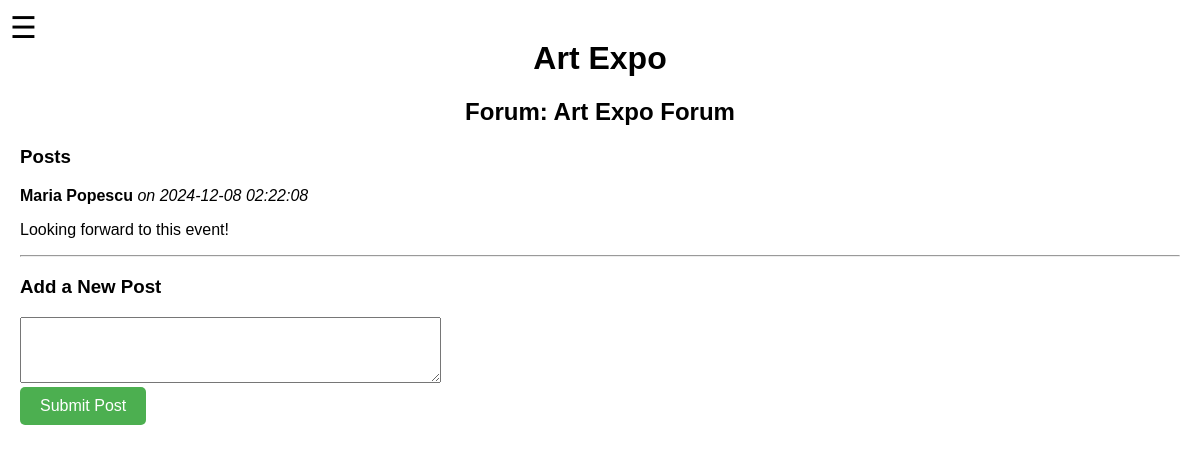
Screenshot of /home/forum/2 (signed in) with the database file from the repository.
### tables this page shows
CREATE TABLE Event (
    id_event INTEGER PRIMARY KEY,
    name TEXT NOT NULL CHECK(length(name) > 0),
    description TEXT,
    event_date TEXT, -- 'YYYY-MM-DD'
    location TEXT NOT NULL UNIQUE, -- "latitude, longitude"
    hours_of_work INTEGER DEFAULT 0 CHECK(hours_of_work >= 0),
    status TEXT CHECK(status IN ('active','inactive')),
    openslots INTEGER DEFAULT 0 CHECK(openslots >= 0),
    organizer TEXT,
    points_to_earn INTEGER DEFAULT 0 CHECK(points_to_earn >= 0)
);

CREATE TABLE Forum (
    id_forum INTEGER PRIMARY KEY,
    id_event INTEGER NOT NULL,
    name TEXT NOT NULL CHECK(length(name) > 0),
    FOREIGN KEY (id_event) REFERENCES Event(id_event) ON DELETE CASCADE
);

CREATE TABLE Post (
    id_post INTEGER PRIMARY KEY,
    id_forum INTEGER NOT NULL,
    id_user INTEGER NOT NULL,
    text TEXT NOT NULL CHECK(length(text) > 0),
    date_of_post TEXT DEFAULT (datetime('now')),
    FOREIGN KEY (id_forum) REFERENCES Forum(id_forum) ON DELETE CASCADE,
    FOREIGN KEY (id_user) REFERENCES User(id_user) ON DELETE CASCADE
);

CREATE TABLE User (
    id_user INTEGER PRIMARY KEY,
    first_name TEXT NOT NULL CHECK(length(first_name) > 0),
    last_name TEXT NOT NULL CHECK(length(last_name) > 0),
    date_of_birth TEXT, -- YYYY-MM-DD format recommended at application layer
    gender TEXT CHECK(gender IN ('M','F','O')),
    email TEXT NOT NULL UNIQUE CHECK(
        email LIKE '%_@__%.__%'   -- simple email pattern check
    ),
    university TEXT,
    university_programme TEXT CHECK(university_programme IN ('Bachelor', 'Master', 'PhD')),
    university_specialization TEXT,
    employed_status TEXT CHECK(employed_status IN ('Employed', 'Unemployed')),
    is_student INTEGER DEFAULT 0 CHECK(is_student IN (0,1)), -- 1 for Yes, 0 for No
    bio TEXT,
    hobbies TEXT,
    points INTEGER DEFAULT 0
);

### routes/forum.py (the view, shortened to what this page needs)
@forum_bp.route('/<int:forum_id>', methods=['GET', 'POST'])
def forum_page(forum_id):
    user_id = session.get('user_id')
    if not user_id:
        flash('Please log in to view forums.', 'error')
        return redirect(url_for('login.login'))
    forum = get_forum_details(forum_id)
    if not forum:
        flash('Forum not found.', 'error')
        return redirect(url_for('home.home'))
    event = get_event_details(forum['id_event'])
    if not event:
        flash('Associated event not found.', 'error')
        return redirect(url_for('home.home'))
    posts = get_posts_by_forum(forum_id)
    return render_template(
        'forum.html',
        event_title=event['name'],
        forum_title=forum['name'],
        posts=posts,
        forum_id=forum_id  # Ensure forum_id is passed to the template
    )

### models.py (called while the page is built)
def get_posts_by_forum(forum_id):
    with sqlite3.connect(DB_NAME, timeout=30) as conn:
        cursor = conn.cursor()
        query = """
            SELECT p.id_post, p.id_user, u.first_name, u.last_name, p.text, p.date_of_post
            FROM Post p
            JOIN User u ON p.id_user = u.id_user
            WHERE p.id_forum = ?
            ORDER BY p.date_of_post ASC
        """
        cursor.execute(query, (forum_id,))
        posts = cursor.fetchall()
    return [
        {
            'id_post': row[0],
            'id_user': row[1],
            'first_name': row[2],
            'last_name': row[3],
            'text': row[4],
            'date_of_post': row[5]
        }
        for row in posts
    ]

def get_forum_details(forum_id):
    with sqlite3.connect(DB_NAME, timeout=30) as conn:
        cursor = conn.cursor()
        query = """
            SELECT id_forum, name, id_event
            FROM Forum
            WHERE id_forum = ?
        """
        cursor.execute(query, (forum_id,))
        row = cursor.fetchone()
    if not row:
        return None
    return {
        'id_forum': row[0],
        'name': row[1],
        'id_event': row[2]
    }

def get_event_details(event_id):
    with sqlite3.connect(DB_NAME, timeout=30) as conn:
        cursor = conn.cursor()
        query = """
            SELECT e.name, e.event_date, e.organizer, e.hours_of_work, COUNT(ue.id_user)
            FROM Event e
            LEFT JOIN User_Events ue ON e.id_event = ue.id_event
            WHERE e.id_event = ?
            GROUP BY e.id_event
        """
        cursor.execute(query, (event_id,))
        row = cursor.fetchone()
    if not row:
        return None
    return {
        'name': row[0],
        'date': row[1],
        'organizer': row[2],
        'points': row[3] * 10,
        'interested': row[4]
    }

### templates/forum.html (shortened to what this page needs)
{% extends "base.html" %}
{% block content %}
    <div class="hamburger-menu">
        <label for="menu-toggle" class="menu-icon">&#9776;</label>
    </div>
    <h1>{{ event_title }}</h1>
    <h2>Forum: {{ forum_title }}</h2>
    <h3>Posts</h3>
    {% if posts %}
        <ul>
            {% for post in posts %}
                <li>
                    <p><strong>{{ post.first_name }} {{ post.last_name }}</strong> <em>on {{ post.date_of_post }}</em></p>
                    <p>{{ post.text }}</p>
                    <hr>
                </li>
            {% endfor %}
        </ul>
    {% else %}
        <p>No posts in this forum yet. Be the first to post!</p>
    {% endif %}
    <h3>Add a New Post</h3>
    <form action="{{ url_for('forum.forum_page', forum_id=forum_id) }}" method="POST">
        <textarea name="post_text" rows="4" cols="50" required></textarea><br>
        <button type="submit" class="button enroll">Submit Post</button>
    </form>
{% endblock %}

### static/styles.css (style rules this page uses)
body { font-family: Arial, sans-serif; margin: 0; padding: 20px; }
h1, h2 { text-align: center; margin-top: 20px; }
ul { list-style-type: none; padding: 0; }
.hamburger-menu { position: fixed; top: 10px; left: 10px; z-index: 1000; }
.menu-icon { font-size: 30px; cursor: pointer; user-select: none; }
.button { padding: 10px 20px; border: none; border-radius: 5px; cursor: pointer; font-size: 16px; }
.enroll { background-color: green; color: white; }
.button.enroll { background-color: #4CAF50; color: white; padding: 10px 20px; text-align: center; text-decoration: none; display: inline-block; font-size: 16px; border: none; border-radius: 5px; cursor: pointer; }

### rows the page displays
Event: name "Art Expo"
Forum: name "Art Expo Forum"
Post: first_name "Maria", last_name "Popescu", date_of_post "2024-12-08 02:22:08", text "Looking forward to this event!"
